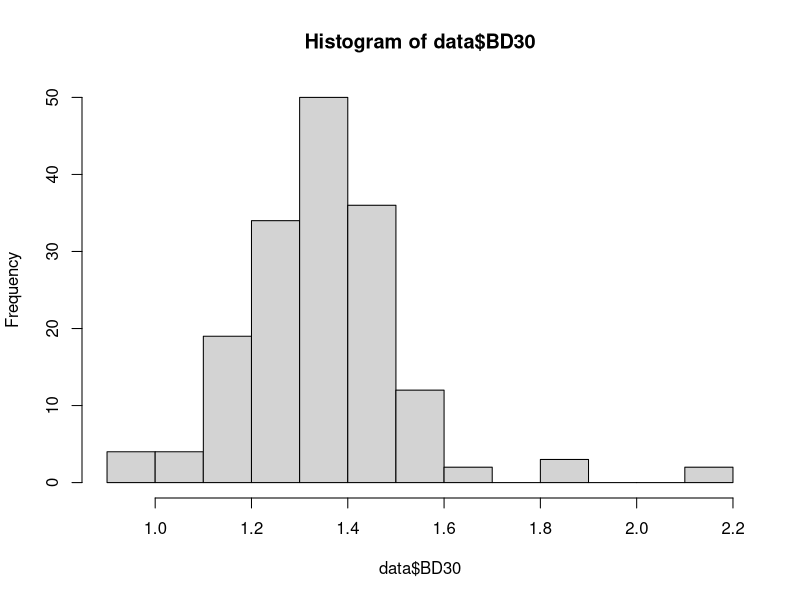
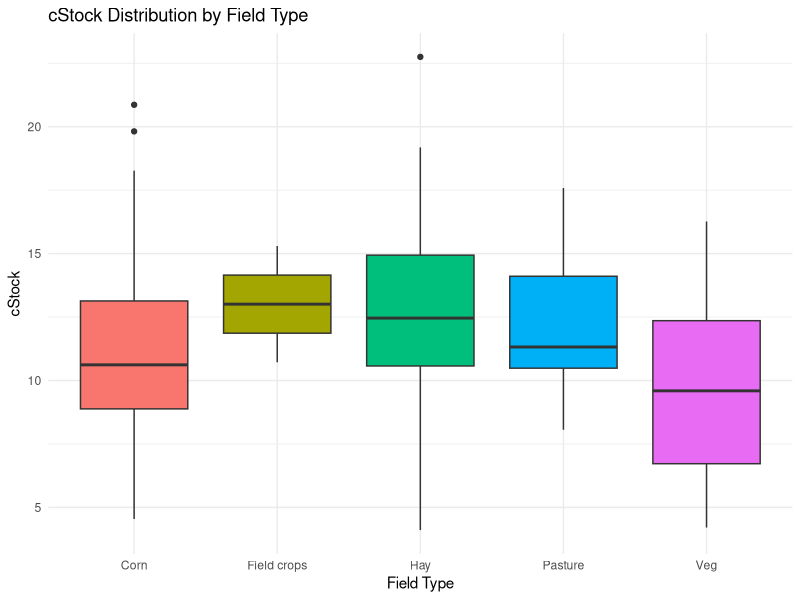
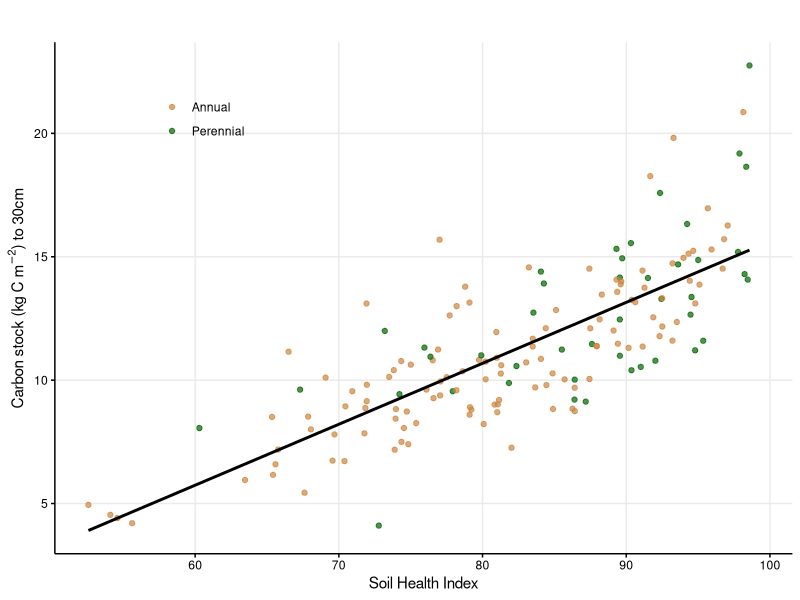
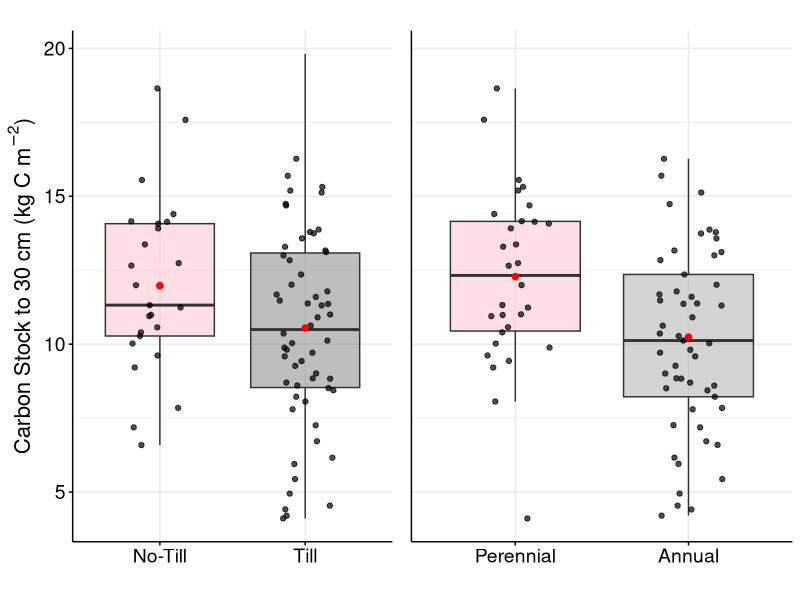
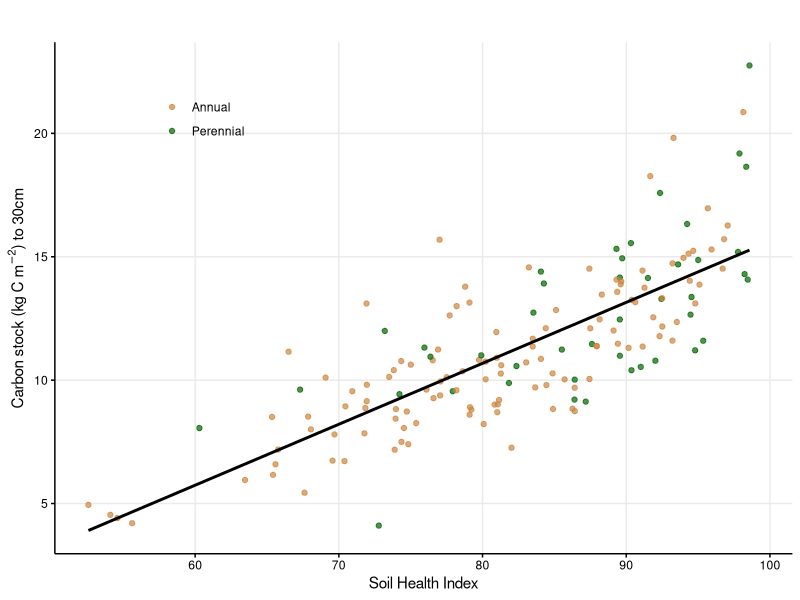

Reproduce these figures in R, in order. (Note: this script raises an error after producing the figures.)
#Calcuating stocks for Frac study

#setwd("/Users/f003833/Documents/GitHub/FracFarmVT") #caitlin
setwd("C:/Users/F004SPC/Documents/GitHub/FracFarmVT") #erin

setwd("C:/Users/F004SPC/Documents/GitHub/FracFarmVT")
getwd()  # Check if the directory changed successfully


##call in the analytical data
data <- read.csv("data_pH.csv")
View(data)

#load your libraries
library(tidyverse)
library(ggplot2)
library(dplyr)
library(corrplot)
library(emmeans)
library(nlme)
library(ggeffects)
library (gmodels)
library(reshape2)
library(car) # for Levene's Test
library(ggpubr) # for easy plotting
library(multcomp) # for Tukey's HSD test
library(ggpubr)
library(cowplot)
library(gridExtra)


# Replace 'Type.x' column values with 'Pasture' where 'Field_Code' is 'D7'
data$Type.x[data$Field_Code == "D7"] <- "Pasture"

# Assuming 'data' is your dataframe
subset_Type <- data$Type[data$Type.x == "Veg"]

# Print the subset of Field_Code values where Type.x is "Field Crop"
print(subset_Type)

hist(data$BD30)


#calculate carbon and nitrogen stocks in kg C (or N) per m2
fracStock <-data %>%
  mutate(cStock=(total_c/100*BD30*(30)*100^2)/1000,
         nStock=(total_n/100*BD30*(30)*100^2)/1000)

#calculate carbon and nitrogen stocks in kg C (or N) per m2 #same thing!!!
fracStock2 <-data %>%
  mutate(cStock=((total_c/100)*BD30*(30)*10),
         nStock=((total_n/100)*BD30*(30)*10))

view(fracStock)

summary_overall <- fracStock %>%
  summarise(
    mean_cStock = mean(cStock, na.rm = TRUE),
    sd_cStock = sd(cStock, na.rm = TRUE),
    min_cStock = min(cStock, na.rm = TRUE),
    max_cStock = max(cStock, na.rm = TRUE),
    n = sum(!is.na(cStock))
  )
print(summary_overall)

summary_by_type <- fracStock %>%
  group_by(Type.x) %>%
  summarise(
    mean_cStock = mean(cStock, na.rm = TRUE),
    sd_cStock = sd(cStock, na.rm = TRUE),
    min_cStock = min(cStock, na.rm = TRUE),
    max_cStock = max(cStock, na.rm = TRUE),
    n = sum(!is.na(cStock))
  )
print(summary_by_type)


fracStock <- fracStock %>%
  mutate(AP = ifelse(Type.x %in% c("Hay", "Pasture"), "P", "A"))

####by field type
ggplot(fracStock, aes(x = Type.x, y = cStock, fill = Type.x)) +
  geom_boxplot() +
  theme_minimal() +
  labs(
    title = "cStock Distribution by Field Type",
    x = "Field Type",
    y = "cStock"
  ) +
  theme(legend.position = "none")  # if you want to remove legend since it's repetitive
################

# Fit the linear model
model <- lm(cStock ~ overall.score, data = fracStock)

# Get the summary statistics
summary(model)

#own_theme below sets ggplot parameters for how plots should look. 
own_theme <- theme_bw(base_size = 11) +
  theme(rect = element_blank(),
        axis.ticks = element_line(color = "black"),
        axis.text = element_text(color = "black"),
        axis.line = element_line(color = "black"),
        panel.grid.minor = element_blank(),
        plot.margin = unit(c(12,5.5,5.5,5.5), "points"))

####this is the latest 4.28.2025## Fig7v

Fig7<-ggplot(fracStock, aes(x = overall.score, y = cStock, color = AP)) +
  geom_point(alpha = 0.7) +  # points for each field
  geom_smooth(method = "lm", se = FALSE, color = "black") +  # regression line
 own_theme +
  # theme(
  #   panel.grid.major = element_line(color = "gray80"),  # show major gridlines
  #   panel.grid.minor = element_line(color = "gray90"),  # show minor gridlines
  #   axis.line = element_line(color = "black", linewidth = 0.5),  # solid axis lines
  #   axis.ticks = element_line(color = "black")
  # ) +
  # theme_minimal() +  # Minimal theme for aesthetics
  theme(#axis.title.x = element_text(size = 12),  # Increase x-axis label size
    #axis.title.y = element_text(size = 12),  # Increase y-axis label size
    #axis.line = element_line(color = "black"),  # Add axis lines
    legend.title = element_blank(),  # Remove legend title
    legend.position = c(.2,.85)) +  # Position legend on the right
 # scale_color_manual(values = c("Annual" = "#cd853f", "Perennial" = "darkgreen"))  # Custom colors for annual and perennial
  labs(
    title = " ",
    x = "Soil Health Index",
    y = expression("Carbon stock (kg C " * m^{-2} * ") to 30cm"),
    color = "Crop Type"
  ) +
  scale_color_manual(
    values = c("A" = "#cd853f", "P" = "darkgreen"),
    labels = c("A" = "Annual", "P" = "Perennial")
  )
Fig7


ggsave("FinalFigures/Fig7v2.jpeg", plot = Fig7, width = 4, height = 3, dpi = 600)


# --- Step 1: Clean and set up fracStock ---
# Create a new variable that combines Tillage_1to4 = 2, 3, and 4 into a single group
fracStock<- fracStock %>%
  mutate(Tillage_Grouped = ifelse(Tillage_1to4 == 1, "1", "2, 3, 4"))

# Ensure the new variable is a factor
fracStock$Tillage_Grouped <- as.factor(fracStock$Tillage_Grouped)
# RECREATE the AP column based on Type.x
fracStock_clean <- fracStock %>%
  mutate(AP = case_when(
    Type.x %in% c("Hay", "Pasture") ~ "Perennial",
    Type.x %in% c("Veg", "Corn", "Field Crop") ~ "Annual",
    TRUE ~ NA_character_
  )) %>%
  filter(!is.na(Tillage_Grouped), !is.na(AP))  # Remove NAs in Tillage_Grouped and AP

# Make factors
fracStock_clean <- fracStock_clean %>%
  mutate(
    Tillage_Grouped = factor(Tillage_Grouped, levels = c(1, 2, 3, 4),
                             labels = c("No-Till", "Till", "Till", "Till")),
    AP = factor(AP, levels = c("Perennial", "Annual"))
  )

# --- Step 2: Set color schemes ---

fill_colors_Till <- c("No-Till" = "pink", "Till" = "darkgrey")
fill_colors_AP <- c("Perennial" = "pink", "Annual" = "darkgrey")

# --- Step 3: Set y-axis limits for cStock ---

y_limits <- range(fracStock_clean$cStock, na.rm = TRUE)

# --- Step 4: Create the plots ---

# Plot 1: Tillage_Grouped
AgTill <- ggplot(fracStock_clean, aes(x = Tillage_Grouped, y = cStock, fill = Tillage_Grouped)) +
  geom_boxplot(outlier.shape = NA, alpha = 0.5) +
  geom_jitter(color = "black", width = 0.2, alpha = 0.7) +
  stat_summary(fun = mean, geom = "point", shape = 20, size = 3, color = "red") +
  scale_fill_manual(values = fill_colors_Till) +
  scale_x_discrete(labels = c("No-Till", "Till")) +
  labs(x = "", y = expression("Carbon Stock to 30 cm (kg C " * m^{-2} * ")"))+ # Update Y-axis label to match variable
  guides(fill = "none") +
  theme_minimal() +
  theme(
    axis.line = element_line(color = "black", size = 0.5),
    axis.ticks = element_line(color = "black", size = 0.5),
    axis.text = element_text(size = 14, color = "black"),
    axis.title = element_text(size = 16, color = "black")
  ) +
  ylim(y_limits)

# Plot 2: AP (Perennial vs Annual)
plot_AgAP <- ggplot(fracStock_clean, aes(x = AP, y = cStock, fill = AP)) +
  geom_boxplot(outlier.shape = NA, alpha = 0.5) +
  geom_jitter(color = "black", width = 0.2, alpha = 0.7) +
  stat_summary(fun = mean, geom = "point", shape = 20, size = 3, color = "red") +
  scale_fill_manual(values = fill_colors_AP) +
  scale_x_discrete(labels = c("Perennial", "Annual")) +
  labs(x = "", y = NULL, fill = NULL) +
  guides(fill = "none") +
  theme_minimal() +
  theme(
    axis.line = element_line(color = "black", size = 0.5),
    axis.ticks = element_line(color = "black", size = 0.5),
    axis.text = element_text(size = 14, color = "black"),
    axis.title = element_text(size = 16, color = "black"),
    axis.text.y = element_blank(),
    axis.ticks.y = element_blank()
  ) +
  ylim(y_limits)

# --- Step 5: Arrange the two plots ---

SF_fracStock <- grid.arrange(
  AgTill, plot_AgAP,
  ncol = 2,
  widths = c(1, 1),
  heights = c(1),
  top = ""  # Optional title
)
# Overall n for cStock
sum(!is.na(fracStock$cStock))

SF-fracStock

View(fracStock)
# Save the plot if you want
ggsave("SF_fracStock.jpeg", plot = SF_fracStock, width = 10, height = 6, dpi = 300)

# Run a one-way ANOVA
anova_result <- aov(cStock ~ Type.x, data = fracStock)

anova_result2<- aov(cStock ~ AP, data = fracStock)
anova_result3<- aov(cStock ~ Tillage_Grouped, data = fracStock)

anova_result4<- aov(soil_texture_clay ~ AP, data = fracStock)
anova_result5<- aov(soil_texture_clay ~ Tillage_Grouped, data = fracStock)
# See the summary of the ANOVA
summary(anova_result2)
summary(anova_result3)
summary(anova_result4)
summary(anova_result5)

TukeyHSD(anova_result)

library(dplyr)

# Calculate mean and standard error by Type.x
cStock_summary <- fracStock %>%
  group_by(Type.x) %>%
  summarise(
    mean_cStock = mean(cStock, na.rm = TRUE),
    se_cStock = sd(cStock, na.rm = TRUE) / sqrt(sum(!is.na(cStock))),
    n = sum(!is.na(cStock))
  )

# View the summary
cStock_summary
